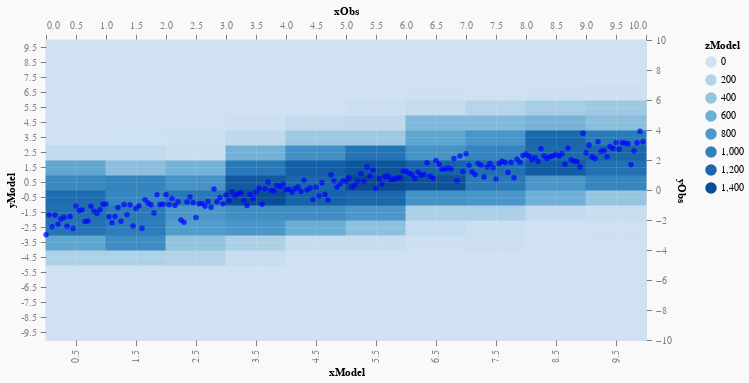

Here is the notebook cell this chart was saved with:
### Markdown cell above
Which produces this distribution:

### Code cell
hist = histo2D (0, 10, 10) (-10, 20, 10) ((\(nn, d)-> (xValue d, yValue d)) <$> predicted)
cents = Vec.toList $ DH.binsCenters $ DH.bins hist
val = Vec.toList $ DH.histData hist
vlShow $
  plot
    (600, 300)
    (L [imagePlot "xModel" "yModel" "zModel",
        scatterBlue "xObs" "yObs" (0, 10) (-10, 10)])
    ( Cols
        [ ("xModel", VL.Numbers (fst <$> cents)),
          ("yModel", VL.Numbers (snd <$> cents)),
          ("zModel", VL.Numbers val),
          ("xObs", VL.Numbers (xValue <$> observations)),
          ("yObs", VL.Numbers (yValue <$> observations))
        ]
    )

### Figure 1 — Vega-Lite specification as saved in the notebook (floating-point values rounded to 4 significant figures; data arrays with more than 128 entries replaced by an {"elided": "..."} marker saying what was removed)
{"$schema": "https://vega.github.io/schema/vega-lite/v3.json", "background": "#f9f9f9", "config": {"axis": {"domain": false, "grid": true, "gridColor": "#FFFFFF", "labelColor": "#7F7F7F", "labelPadding": 4, "tickColor": "#7F7F7F", "tickSize": 5.67}}, "data": {"values": {"elided": "200 records"}}, "description": "Plot", "height": 300, "layer": [{"encoding": {"fill": {"field": "zModel", "scale": {"scheme": {"extent": [0, 1], "name": "blues"}}, "type": "quantitative"}, "stroke": {"field": "zModel", "legend": {"type": "gradient"}, "scale": {"scheme": {"extent": [0, 1], "name": "blues"}}, "type": "quantitative"}, "x": {"axis": {"gridOpacity": 0.1}, "field": "xModel", "type": "nominal"}, "y": {"axis": {"gridOpacity": 0.1}, "field": "yModel", "sort": "descending", "type": "nominal"}}, "mark": "rect"}, {"encoding": {"x": {"field": "xObs", "scale": {"domain": [0, 10]}, "type": "quantitative"}, "y": {"field": "yObs", "scale": {"domain": [-10, 10]}, "type": "quantitative"}}, "mark": {"color": "blue", "type": "circle"}}], "width": 600}
